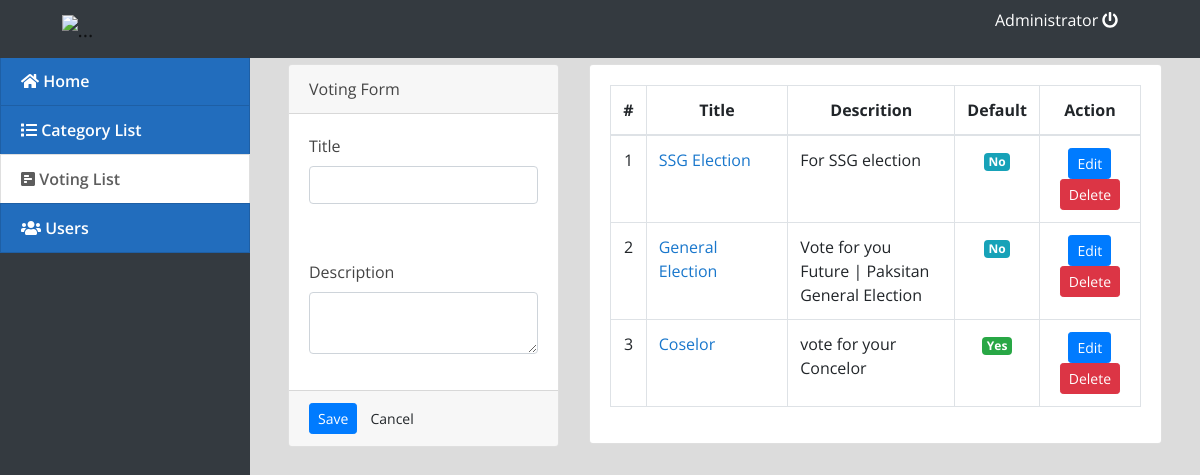
Page /index.php?page=voting_list (signed in) on the committed database.
### tables this page shows
CREATE TABLE `voting_list` (
  `id` int(30) NOT NULL,
  `title` varchar(250) NOT NULL,
  `description` text NOT NULL,
  `is_default` tinyint(1) NOT NULL DEFAULT 0
);

### voting_list.php (the view, shortened to what this page needs)
<?php include('db_connect.php');?>
<div class="container-fluid">
	<div class="col-lg-12">
		<div class="row">
			<div class="col-md-4">
			<form action="" id="manage-voting">
				<div class="card">
					<div class="card-header">
						    Voting Form
				  	</div>
					<div class="card-body">
							<div class="form-group">
								<label class="control-label">Title</label>
								<input type="text" class="form-control" name="title">
							</div>
					</div>
					<div class="card-body">
							<div class="form-group">
								<label class="control-label">Description</label>
								<textarea class="form-control" name="description"></textarea>
							</div>
					</div>
					<div class="card-footer">
						<div class="row">
							<div class="col-md-12">
								<button class="btn btn-sm btn-primary"> Save</button>
								<button class="btn btn-sm btn-default" type="button" onclick="$('#manage-voting').get(0).reset()"> Cancel</button>
							</div>
						</div>
					</div>
				</div>
			</form>
			</div>
			<div class="col-md-8">
				<div class="card">
					<div class="card-body">
						<table class="table table-bordered table-hover">
							<colgroup>
								<col width="5%">
								<col width="30%">
								<col width="35%">
								<col width="10%">
								<col width="20%">
							</colgroup>
							<thead>
								<tr>
									<th class="text-center">#</th>
									<th class="text-center">Title</th>
									<th class="text-center">Descrition</th>
									<th class="text-center">Default</th>
									<th class="text-center">Action</th>
								</tr>
							</thead>
							<tbody>
								<?php
								$i = 1;
								$vote = $conn->query("SELECT * FROM voting_list order by id asc");
								while($row=$vote->fetch_assoc()):
								?>
								<tr>
									<td class="text-center"><?php echo $i++ ?></td>
									<td class=""><a href="index.php?page=manage_voting&id=<?php echo $row['id'] ?>"><?php echo $row['title'] ?></a></td>
									<td class=""><?php echo $row['description'] ?></td>
									<?php if($row['is_default'] == 1): ?>
										<td class="text-center"><div class="badge badge-success">Yes</div></td>
									<?php elseif($row['is_default'] == 0):  ?>
										<td class="text-center"><div class="badge badge-info update_default" data-id="<?php echo $row['id'] ?>">No</div></td>
									<?php endif; ?>
									<td class="text-center">
										<button class="btn btn-sm btn-primary edit_voting" type="button" data-id="<?php echo $row['id'] ?>">Edit</button>
										<button class="btn btn-sm btn-danger delete_voting" type="button" data-id="<?php echo $row['id'] ?>">Delete</button>
									</td>
								</tr>
								<?php endwhile; ?>
							</tbody>
						</table>
					</div>
				</div>
			</div>
		</div>
	</div>
</div>

### assets/css/style.css (style rules this page uses)
body { font-family: "Open Sans", sans-serif; color: #444444; width: 100%; height: calc(100%); }
a { color: #1977cc; }

### index.php (style rules this page uses)
body { background: #80808045; }

### voting_list.php (style rules this page uses)
.update_default { cursor: pointer; }

### rows in the picture
voting_list: title "SSG Election", description "For SSG election"
voting_list: title "General Election", description "Vote for you Future | Paksitan General Election"
voting_list: title "Coselor", description "vote for your Concelor", is_default "Yes"

### other values in the picture
$_SESSION['login_name'] "Administrator"
